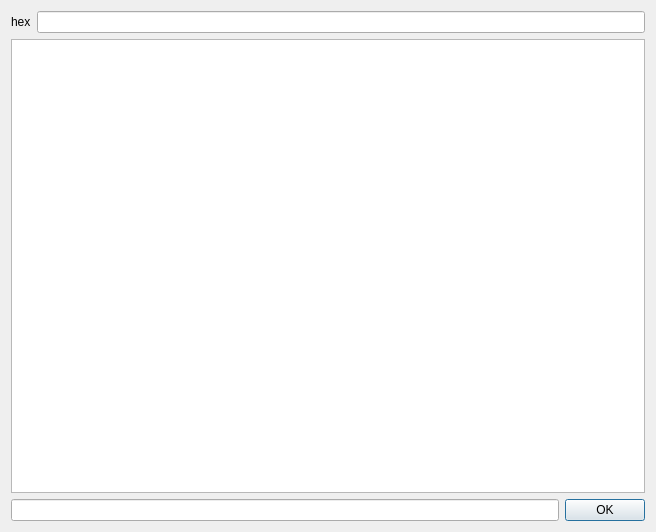
<?xml version="1.0" encoding="UTF-8"?>
<ui version="4.0">
 <class>DialogPacketParser</class>
 <widget class="QDialog" name="DialogPacketParser">
  <property name="geometry">
   <rect>
    <x>0</x>
    <y>0</y>
    <width>656</width>
    <height>532</height>
   </rect>
  </property>
  <property name="windowTitle">
   <string>Packet parser (test)</string>
  </property>
  <layout class="QVBoxLayout" name="verticalLayout">
   <item>
    <layout class="QHBoxLayout" name="horizontalLayoutPacketHexView">
     <item>
      <widget class="QLabel" name="labelDesc_lineEditPacketHexView">
       <property name="text">
        <string>hex</string>
       </property>
      </widget>
     </item>
     <item>
      <widget class="QLineEdit" name="lineEditPacketHexView">
       <property name="readOnly">
        <bool>true</bool>
       </property>
      </widget>
     </item>
    </layout>
   </item>
   <item>
    <widget class="QTreeView" name="treeViewPacketFields"/>
   </item>
   <item>
    <layout class="QHBoxLayout" name="horizontalLayoutOK">
     <item>
      <widget class="QLineEdit" name="lineEditParsingResult">
       <property name="readOnly">
        <bool>true</bool>
       </property>
      </widget>
     </item>
     <item>
      <widget class="QPushButton" name="pushButtonOK">
       <property name="styleSheet">
        <string notr="true">QPushButton {
	min-size = 30px;
}</string>
       </property>
       <property name="text">
        <string>OK</string>
       </property>
      </widget>
     </item>
    </layout>
   </item>
  </layout>
 </widget>
 <resources/>
 <connections/>
</ui>
